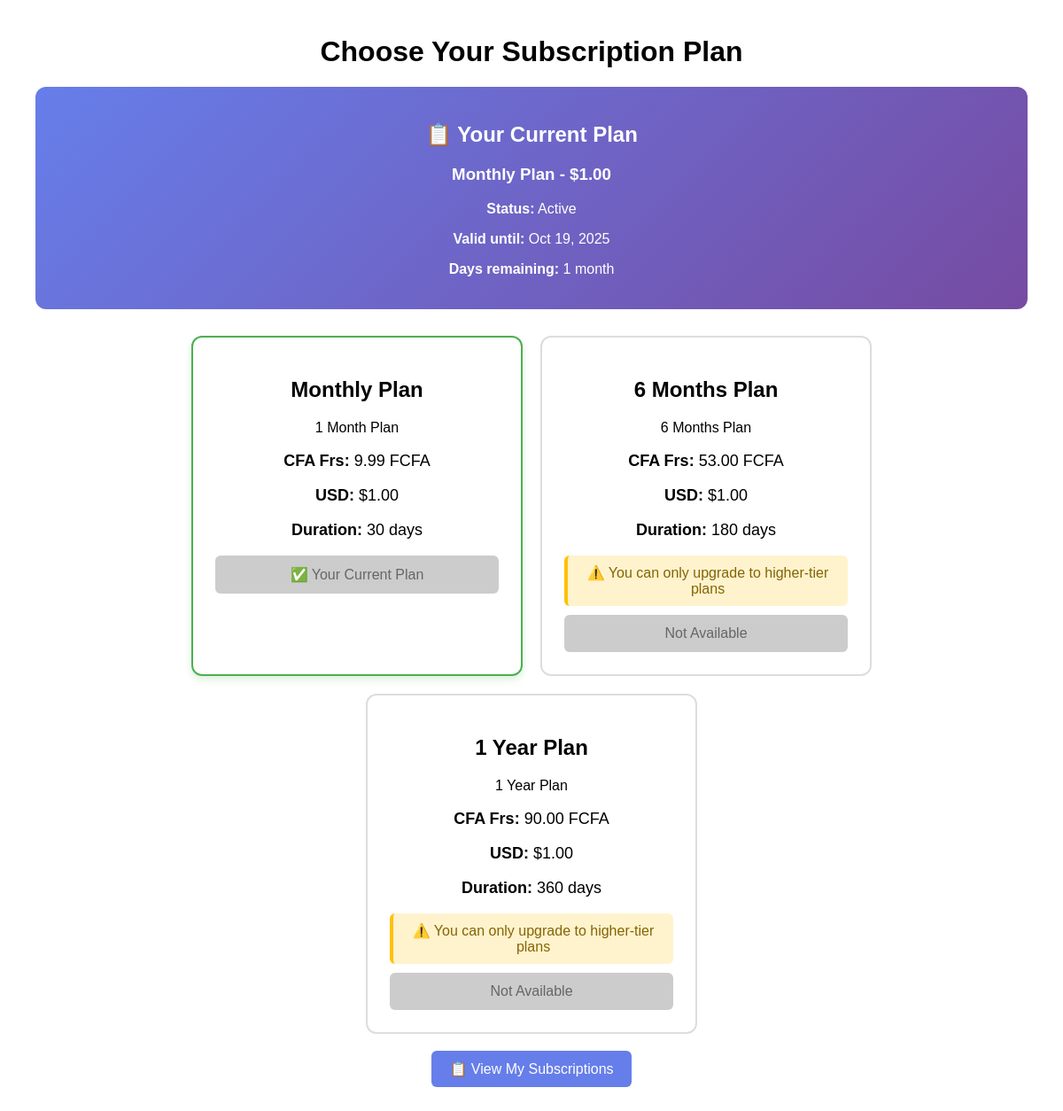
Screenshot of /plans/ (signed in) with the database file from the repository.
### subscribtion/models.py (models this page shows, shortened)
class UserSubscription(models.Model):
    STATUS_CHOICES = [
        ('pending', 'Pending Payment'),
        ('active', 'Active'),
        ('expired', 'Expired'),
        ('cancelled', 'Cancelled'),
    ]
    user = models.OneToOneField(User, on_delete=models.CASCADE, related_name='subscription')
    plan = models.ForeignKey(SubscriptionPlan, on_delete=models.SET_NULL, null=True)
    status = models.CharField(max_length=20, choices=STATUS_CHOICES, default='pending')
    subscription_id = models.UUIDField(default=uuid.uuid4, editable=False, unique=True)
    start_date = models.DateTimeField(null=True, blank=True)
    end_date = models.DateTimeField(null=True, blank=True)
    payment_method = models.CharField(max_length=100, blank=True, null=True)
    transaction_id = models.CharField(max_length=100, blank=True, null=True)
    created_at = models.DateTimeField(auto_now_add=True)
    updated_at = models.DateTimeField(auto_now=True)
    is_upgrade = models.BooleanField(default=True)
    upgrade_price_usd = models.DecimalField(max_digits=10, decimal_places=2, null=True, blank=True)
    upgrade_price_cfa = models.DecimalField(max_digits=10, decimal_places=2, null=True, blank=True)
    previous_plan = models.ForeignKey('self', on_delete=models.SET_NULL, null=True, blank=True, related_name='upgraded_from')
    def is_active(self):
        if self.status != 'active':
            return False
        if self.end_date and timezone.now() > self.end_date:
            self.status = 'expired'
            self.save()
            return False
        return True

class SubscriptionPlan(models.Model):
    PLAN_CHOICES = [
        ('1_month', '1 Month Plan'),
        ('6_months', '6 Months Plan'),
        ('1_year', '1 Year Plan'),
    ]
    name = models.CharField(max_length=100)
    plan_type = models.CharField(max_length=20, choices=PLAN_CHOICES, unique=True)
    price_cfa = models.DecimalField(max_digits=10, decimal_places=2)
    price_usd = models.DecimalField(max_digits=10, decimal_places=2)
    duration_days = models.IntegerField(help_text="Duration in days")
    is_active = models.BooleanField(default=True)
    description = models.TextField(blank=True)
    class Meta:
        ordering = ['price_usd']

### subscribtion/views.py (the view)
# urls.py: path('plans/', subscription_plans, name='plans'),
@login_required
def subscription_plans(request):
    plans = SubscriptionPlan.objects.filter(is_active=True).order_by('price_usd')
    user_subscription = UserSubscription.objects.filter(
        user=request.user
    ).exclude(status='expired').exclude(status='cancelled').first()
    upgrade_info = {}
    if user_subscription and user_subscription.is_active():
        for plan in plans:
            if plan.price_usd > user_subscription.plan.price_usd:
                upgrade_info[plan.id] = user_subscription.calculate_upgrade_price(plan)
    context = {
        'plans': plans,
        'user_email': request.user.email,
        'user_subscription': user_subscription,
        'upgrade_info': upgrade_info
    }
    return render(request, 'subscription/plans.html', context)

### accounts/context_processors.py (called while the page is built)
def base_url_processor(request):
    return {
        'BASE_URL':settings.BASE_URL
    }

def leader_boards_context_view(request):
    rank=None
    points=None
    if request.user.is_authenticated:
        try:
            current_entry = LeaderboardEntry.objects.get(user=request.user)
            leaderboard = LeaderboardEntry.objects.filter(ranking_score=current_entry.ranking_score).order_by('-total_score')
            rank = LeaderboardEntry.objects.filter(
                ranking_score=current_entry.ranking_score,
                total_score__gt=current_entry.total_score
            ).count() + 1
            points=current_entry.total_score
        except LeaderboardEntry.DoesNotExist:
            rank = None  # or handle as needed
    return  {'rank':rank,'points':points}

### subscribtion/templatetags/custom_filters.py (called while the page is built)
@register.filter
def timeuntil(value, arg):
    from django.utils.timesince import timesince
    return timesince(arg, value)

### subscribtion/templates/subscription/plans.html (shortened to what this page needs)
{%load custom_filters%}
<!DOCTYPE html>
<html>
<head>
</head>
<body>
    <h1 style="text-align: center;">Choose Your Subscription Plan</h1>
    {% if user_subscription %}
    <div class="current-plan">
        <h2>📋 Your Current Plan</h2>
        <h3>{{ user_subscription.plan.name }} - ${{ user_subscription.plan.price_usd }}</h3>
        <p><strong>Status:</strong> {{ user_subscription.get_status_display }}</p>
        {% if user_subscription.status == 'active' %}
            <p><strong>Valid until:</strong> {{ user_subscription.end_date|date:"M d, Y" }}</p>
            <p><strong>Days remaining:</strong> {{ user_subscription.end_date|timeuntil:user_subscription.start_date }}</p>
        {% elif user_subscription.status == 'pending' %}
            <p class="warning">⏳ You have a pending payment. Complete it before subscribing to a new plan.</p>
        {% endif %}
    </div>
    {% endif %}
    <div class="plans-container">
    {% for plan in plans %}
    <div class="plan-card {% if user_subscription and user_subscription.status == 'active' and user_subscription.plan == plan %}recommended{% endif %}">
        <h2>{{ plan.name }}</h2>
        <p>{{ plan.get_plan_type_display }}</p>
        <div class="prices">
            <p><strong>CFA Frs:</strong> {{ plan.price_cfa }} FCFA</p>
            <p><strong>USD:</strong> ${{ plan.price_usd }}</p>
            <p><strong>Duration:</strong> {{ plan.duration_days }} days</p>
        </div>
        {% if user_subscription %}
            {% if user_subscription.status == 'pending' %}
                <div class="disabled-btn">Complete Pending Payment First</div>
            {% elif user_subscription.status == 'active' and user_subscription.plan == plan %}
                <div class="disabled-btn">✅ Your Current Plan</div>
            {% elif user_subscription.status == 'active' and plan.price_usd <= user_subscription.plan.price_usd %}
                <div class="warning">
                    ⚠️ You can only upgrade to higher-tier plans
                </div>
                <div class="disabled-btn">Not Available</div>
            {% else %}
                <a href="{% url 'choose_plan' plan.id %}" class="subscribe-btn">
                    Subscribe Now
                </a>
            {% endif %}
        {% else %}
            <a href="{% url 'choose_plan' plan.id %}" class="subscribe-btn">
                Subscribe Now
            </a>
        {% endif %}
    </div>
    {% endfor %}
</div>
    <div style="text-align: center; margin-top: 30px;">
        <a href="{% url 'my_subscription' %}" style="background: #667eea; color: white; padding: 12px 20px; text-decoration: none; border-radius: 6px;">
            📋 View My Subscriptions
        </a>
    </div>
</body>
</html>

### subscribtion/templates/subscription/plans.html (style rules this page uses)
body { font-family: Arial, sans-serif; margin: 40px; }
.plans-container { display: flex; gap: 20px; flex-wrap: wrap; justify-content: center; }
.plan-card { border: 2px solid #ddd; border-radius: 12px; padding: 25px; width: 320px; text-align: center; }
.plan-card.recommended { border-color: #4CAF50; box-shadow: 0 4px 8px rgba(76, 175, 80, 0.2); }
.prices { margin: 15px 0; font-size: 18px; }
.current-plan { background: linear-gradient(135deg, #667eea 0%, #764ba2 100%); color: white; padding: 20px; border-radius: 12px; margin-bottom: 30px; text-align: center; }
.disabled-btn { background-color: #ccc; cursor: not-allowed; padding: 12px 20px; border-radius: 6px; color: #666; }
.warning { background-color: #fff3cd; color: #856404; padding: 10px; border-radius: 6px; margin: 10px 0; border-left: 4px solid #ffc107; }

### rows the page displays
UserSubscription: plan.name "Monthly Plan", plan.price_usd "1.00", status "Active", end_date "Oct 19, 2025", end_date "1 month"
SubscriptionPlan: name "Monthly Plan", plan_type "1 Month Plan", price_cfa "9.99", price_usd "1.00", duration_days "30", shows "✅ Your Current Plan"
SubscriptionPlan: name "6 Months Plan", plan_type "6 Months Plan", price_cfa "53.00", price_usd "1.00", duration_days "180", shows "⚠️ You can only upgrade to higher-tier plans"
SubscriptionPlan: name "1 Year Plan", plan_type "1 Year Plan", price_cfa "90.00", price_usd "1.00", duration_days "360", shows "⚠️ You can only upgrade to higher-tier plans"
